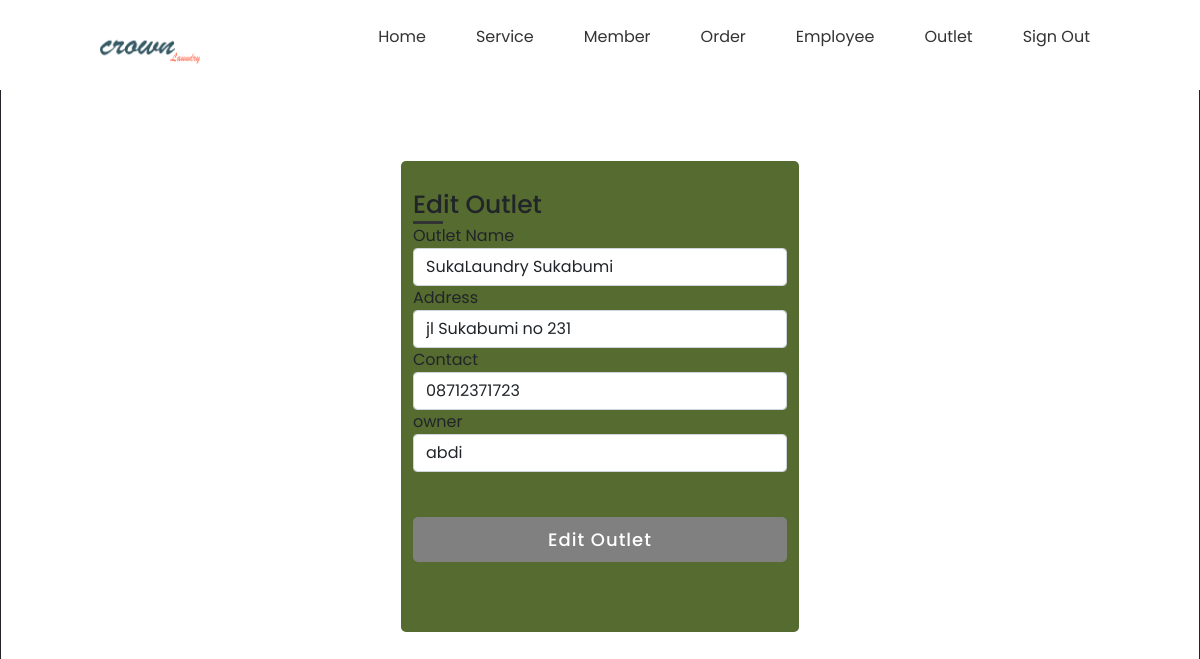
The page /edit_outlet.php?id_outlet=7 (signed in) on the database its author committed.
### tables this page shows
CREATE TABLE `outlet` (
  `id_outlet` int(11) NOT NULL,
  `nama_outlet` varchar(255) NOT NULL,
  `alamat` text NOT NULL,
  `telp` varchar(15) NOT NULL,
  `id_owner` int(11) NOT NULL
);

### edit_outlet.php (the view, shortened to what this page needs)
<!DOCTYPE html>
<html lang="en">
<head>
    <link rel="stylesheet" href="css/edit_outlet.css">
</head>
<body>
    <?php
    include "navbar.php";
    include "koneksi.php";
    $query_outlet = mysqli_query($conn, "SELECT * from outlet where id_outlet='" . $_GET['id_outlet'] . "'");
    $data_outlet = mysqli_fetch_array($query_outlet);
    ?>
    <div class="container">
        <div class="title">Edit Outlet</div>
        <form method="POST" action="proses_edit_outlet.php">
            <div class="outlet-details">
                <div class="input-box">
                    <span class="details">Outlet Name</span>
                    <input type="text" class="form-control" name="nama_outlet" value="<?= $data_outlet['nama_outlet'] ?>" required>
                </div>
                <div class="input-box">
                    <span class="details">Address</span>
                    <input type="textarea" class="form-control" name="alamat" value="<?= $data_outlet['alamat'] ?>" required>
                </div>
                <div class="input-box">
                    <span class="details">Contact</span>
                    <input type="text" class="form-control" name="telp" value="<?= $data_outlet['telp'] ?>" required>
                </div>
                <div class="form-group">
                    <label>owner</label>
                    <select name="id_owner" class="form-control">
                        <?php
                        $cmd_query = mysqli_query($conn, "SELECT * FROM user WHERE role='Owner'");
                        while ($list_owner = mysqli_fetch_assoc($cmd_query)) {
                            echo '<option value="'.$list_owner['id_user'].'">'.$list_owner['nama_user'].'</option>';
                        }
                        ?>
                    </select>
                </div>
            </div>
            <div class="button">
                <input type="submit" value="Edit Outlet">
            </div>
        </form>
    </div>
</body>
</html>

### css/edit_outlet.css (style rules this page uses)
* { margin:0; padding: 0; box-sizing: border-box; font-family: 'Poppins', sans-serif; }
body { height: 100vh; border: 1px solid; justify-content: center; align-items: center; padding-top: 80px; padding-bottom: 100px; padding-left: 400px; padding-right: 400px; }
.container { max-width: 700px; width: 100%; background: darkolivegreen; padding: 25px 30px; border-radius: 5px; }
.container .title { font-size: 25px; font-weight: 500; position: relative; }
.container .title::before { content: ''; position: absolute; left: 0; bottom: 0; height: 3px; width: 30px; background: #323333; }
form .button { height: 45px; margin: 45px 0; }
form .button input { height: 100%; width: 100%; outline: none; color: #fff; background: grey; border: none; font-size: 18px; font-weight: 500; letter-spacing: 1px;border-radius: 5px; }

### css/navbar.css (style rules this page uses)
* { margin: 0; padding: 0; box-sizing: border-box; font-family: 'Poppins', sans serif; }

### rows shown on the page
outlet: nama_outlet "SukaLaundry Sukabumi", alamat "jl Sukabumi no 231", telp "08712371723"

### other values the page prints
form field id_owner "abdi"
